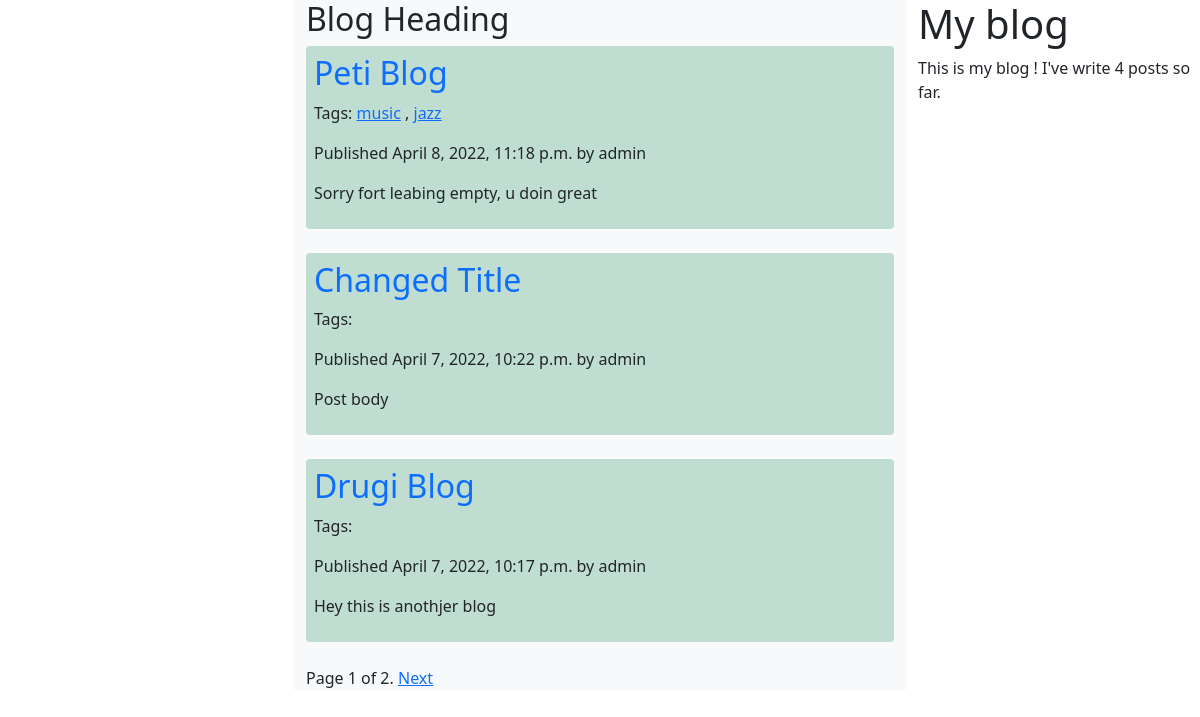
Screenshot of /blog/ with the database file from the repository.
### blog/models.py (models this page shows, shortened)
class Post(models.Model):
	STATUS_CHOICES = (
		('draft','DRAFT'),
		('published','PUBLISHED'),
	)
	title = models.CharField(max_length=250)
	slug = models.SlugField(max_length=250,
							unique_for_date='publish')
	author = models.ForeignKey(User,
							   on_delete=models.CASCADE,
							   related_name='blog_post')
	body = models.TextField()
	publish = models.DateTimeField(default=timezone.now)
	created = models.DateTimeField(auto_now_add=True)
	updated = models.DateTimeField(auto_now=True)
	status  = models.CharField(max_length=10,
							   choices=STATUS_CHOICES,
							   default='draft')
	objects = models.Manager()
	published = PublishedManager()
	tags = TaggableManager()
	class Meta:
		ordering = ('-publish',)
	def get_absolute_url(self):
		return reverse('blog:post_detail',
					   args=[self.publish.year,
					   		 self.publish.month,
					   		 self.publish.day, self.slug])

### blog/views.py (the view)
# urls.py: path('',views.post_list, name='post_list'),
def post_list(request, tag_slug=None):
	object_list = Post.published.all()
	tag = None
	if tag_slug:
		tag = get_object_or_404(Tag, slug=tag_slug)
		object_list = object_list.filter(tags__in=[tag])
	paginator = Paginator(object_list, 3)
	page = request.GET.get('page')
	try:
		posts = paginator.page(page)
	except PageNotAnInteger:
		posts = paginator.page(1)
	except EmptyPage:
		posts = paginator.page(paginator.num_pages)
	return render(request,
				 'blog/post/list.html',
				 {'page': page,
				 'posts': posts,
				  'tag':tag})

### blog/models.py (called while the page is built)
 	def get_queryset(self):
 		return super(PublishedManager,self).get_queryset()\
			 .filter(status='published')

### blog/templatetags/blog_tags.py (called while the page is built)
@register.simple_tag
def total_posts():
	return Post.published.count()

### blog/templates/blog/post/list.html (shortened to what this page needs)
{% extends "blog/base.html" %}
{% block content %}
	<h2>Blog Heading</h2>
	{% for post in posts %}
	<div class="rounded bg-success p-2 text-dark bg-opacity-25">
		<h2>
			<a class="text-decoration-none" href="{{ post.get_absolute_url }}">{{ post.title }}</a>
		</h2>
		<p class="tags">Tags:
			{% for tag in post.tags.all %}
				<a href="{% url "blog:post_list_by_tag" tag.slug %}">{{tag.name}}</a>
				{% if not forloop.last %},{% endif %}
			{% endfor %}
		</p>
		<p class="date">
			Published {{ post.publish }} by {{ post.author }}
		</p>
		{{ post.body|truncatewords:30|linebreaks }}
		</div>
		<br>
	{% endfor %}
	{% include "pagination.html" with page=posts %}
{% endblock %}

### blog/templates/blog/base.html (shortened to what this page needs)
{% load blog_tags %}
{% load static %}
<!DOCTYPE html>
<html>
<head>
	<link href="https://cdn.jsdelivr.net/npm/bootstrap@5.1.3/dist/css/bootstrap.min.css" rel="stylesheet">
	<link  href="{% static 'css/blog.css' %}" rel="stylesheet">
</head>
<body>
	<div class="row">
		<div class="col-md-3">
			</div>
			<div class="col-md-6 bg-light">
	<div id="content">
		{% block content %}
		{% endblock %}
	</div>
	</div>
	<div class="col-md-3">
	<div id="sidebar">
		<h1>My blog</h1>
		<p>This is my blog ! I've write {% total_posts %} posts so far.</p>
	</div>
</div>
</div>
</body>
</html>

### blog/templates/pagination.html (shortened to what this page needs)
<div class="pagination">
	<span class="step-links">
		<span class="current">
			Page {{ page.number }} of {{page.paginator.num_pages}}.
		</span>
		{% if page.has_next %}
			<a href="?page={{ page.next_page_number }}">Next</a>
		{% endif %}
	</span>
</div>

### rows the page displays
Post: title "Peti Blog", publish "April 8, 2022, 11:18 p.m.", author "admin", body "Sorry fort leabing empty, u doin great"
Tag: name "music"
Tag: name "jazz"
Post: title "Changed Title", publish "April 7, 2022, 10:22 p.m.", author "admin", body "Post body"
Post: title "Drugi Blog", publish "April 7, 2022, 10:17 p.m.", author "admin", body "Hey this is anothjer blog"

### other values shown
{{ page.number }} "1"
{{ page.paginator.num_pages }} "2"
